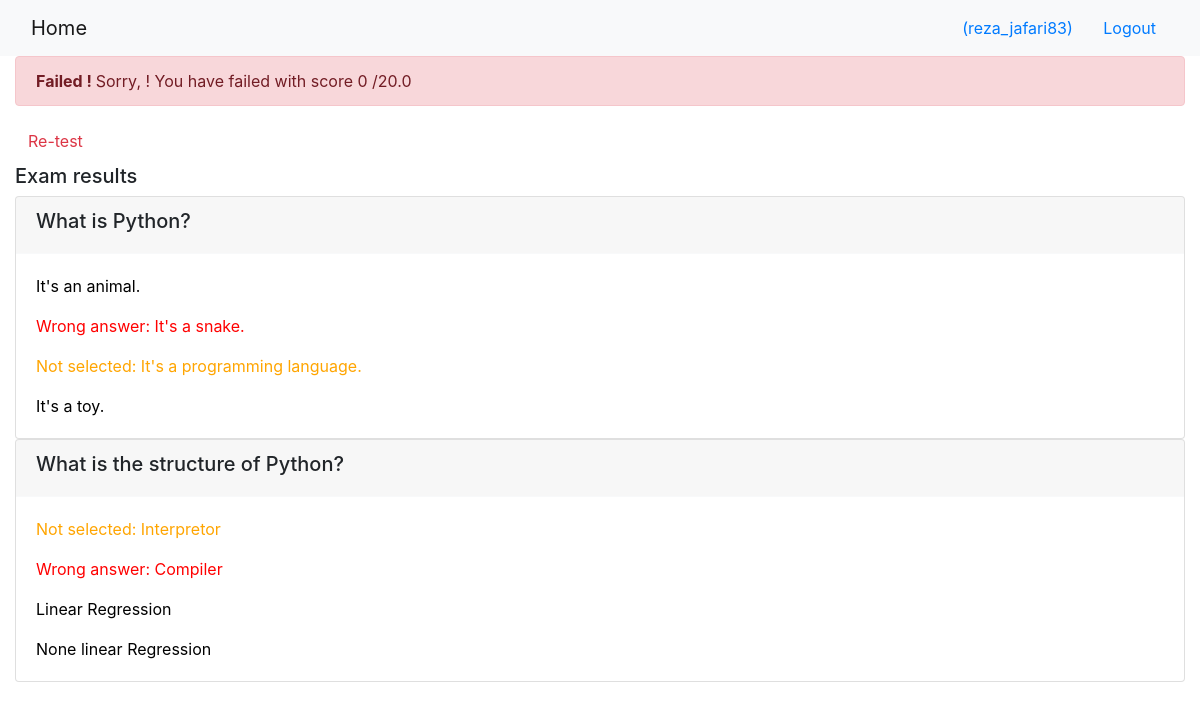
The page /onlinecourse/course/1/submission/1/result/ (signed in) on the database its author committed.
### onlinecourse/models.py (models this page shows)
class Question(models.Model):
    course = models.ForeignKey(Course, on_delete=models.CASCADE)
    title = models.CharField(max_length=550, default="question title")
    text = models.CharField(max_length=550, default="question text")
    grade = models.FloatField(default=5.0)
    def is_get_score(self, selected_ids):
        all_answers = self.choice_set.filter(is_correct=True).count()
        selected_correct = self.choice_set.filter(is_correct=True, id__in=selected_ids).count()
        if all_answers == selected_correct:
            return True
        else:
            return False

class Choice(models.Model):
    question = models.ForeignKey(Question, on_delete=models.CASCADE)
    text = models.CharField(max_length=550, default="question text")
    is_correct = models.BooleanField(default=False)

### onlinecourse/views.py (the view)
# urls.py: path('course/<int:course_id>/submission/<int:submission_id>/result/', views.show_exam_result, name='show_exam_result'),
def show_exam_result(request, course_id, submission_id):
    course = get_object_or_404(Course, pk=course_id)
    submission = get_object_or_404(Submission, pk=submission_id)
    choices = submission.choices.all()
    total_mark, mark = 0, 0
    for question in course.question_set.all():
        total_mark += question.grade
        if question.is_get_score(choices):
            mark += question.grade
    return render(
        request,
        'onlinecourse/exam_result_bootstrap.html',
        {"course":course, "choices":choices,"mark":mark,
            "total_mark": total_mark,
            "submission": submission,
            "grade": int((mark / total_mark) * 100) }
    )

### onlinecourse/templates/onlinecourse/exam_result_bootstrap.html (shortened to what this page needs)
<!DOCTYPE html>
<html lang="en">
<head>
    {% load static %}
    <link rel="stylesheet" href="https://maxcdn.bootstrapcdn.com/bootstrap/4.5.2/css/bootstrap.min.css">
</head>
<body>
 <nav class="navbar navbar-light bg-light">
    <div class="container-fluid">
        <div class="navbar-header">
              <a class="navbar-brand" href="{% url 'onlinecourse:index' %}">Home</a>
        </div>
        <ul class="nav navbar-nav navbar-right">
            {% if user.is_authenticated %}
            <li>
                <a class="btn btn-link" href="#">{{ user.first_name }}({{ user.username }})</a>
                <a class="btn btn-link" href="{% url 'onlinecourse:logout' %}">Logout</a>
            </li>
            {% endif %}
        </ul>
    </div>
</nav>
<div class="container-fluid">
    {% if grade > 80 %}
    <div class="alert alert-success">
       <b> Congratulations, {{user.name}} ! </b> You have passed the exam and completed
            the course with score {{mark}} /{{total_mark}}
    </div>
        {% else %}
        <div class="alert alert-danger">
            <b> Failed ! </b>Sorry, {{user.name}} ! You have failed with score  {{mark}} /{{total_mark}}
        </div>
        <a class="btn btn-link text-danger" href="{% url 'onlinecourse:course_details' course.id %}">Re-test</a>
        {% endif %}
        <div class="card-columns-vertical mt-1">
        <h5 class="">Exam results</h5>
            {% for question in course.question_set.all %}
                <div class="card">
                    <div class="card-header border-light">
                        <h5>{{question.text}}</h5>
                    </div>
                    <div class="card-body">
                        {% for choice in question.choice_set.all %}
                           {% if choice.is_correct and choice in choices %}
                            <p class="card-text" style="color:green">Correct answer: {{choice.text}}</p>
                            {% elif choice.is_correct and choice not in choices %}
                            <p class="card-text" style="color:orange">Not selected: {{choice.text}}</p>
                            {% elif choice.is_correct == False and choice in choices %}
                            <p class="card-text" style="color:red">Wrong answer: {{choice.text}}</p>
                            {% else %}
                            <p class="card-text" style="color:black">{{choice.text}}</p>
                            {% endif %}
                        {% endfor %}
                    </div>
                </div>
            {% endfor %}
        </div>
    </div>
</body>
</html>

### rows shown on the page
Question: text "What is Python?"
Choice: text "It's an animal."
Choice: text "It's a snake."
Choice: text "It's a programming language."
Choice: text "It's a toy."
Question: text "What is the structure of Python?"
Choice: text "Interpretor"
Choice: text "Compiler"
Choice: text "Linear Regression"
Choice: text "None linear Regression"

### other values the page prints
{{ user.username }} "reza_jafari83"
{{ mark }} "0"
{{ total_mark }} "20.0"
